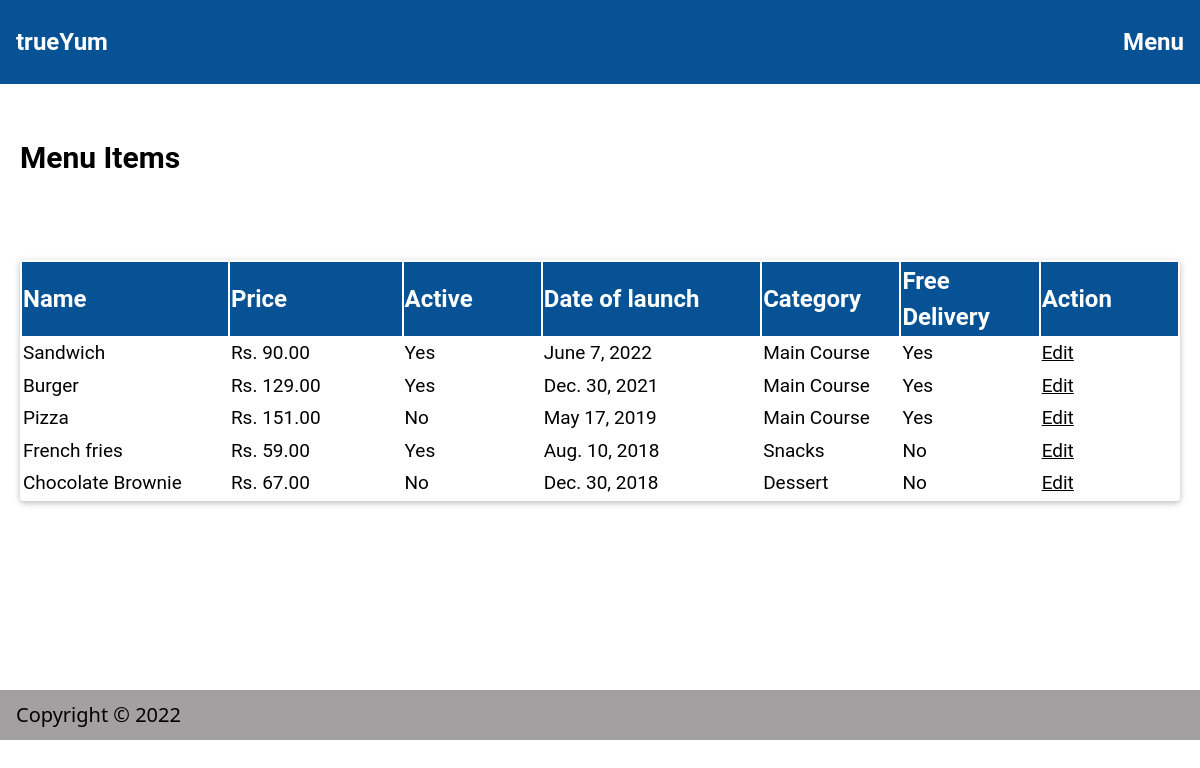
/menu/admin, run on the app's committed database.
### firstApp/models.py (models this page shows)
class Menu(models.Model):
    name=models.CharField(max_length=250)
    price=models.DecimalField(max_digits=6,decimal_places=2)
    active=models.BooleanField()
    launch_date=models.DateField()
    category=models.CharField(max_length=250)
    free_delivery=models.BooleanField()
    date_created=models.DateTimeField()

### firstApp/views.py (the view)
# urls.py: path('menu/admin',views.menu_admin, name='menu'),
def menu_admin(request):
    menu_items = Menu.objects.all();
    return render(request,'menu_admin.html',{'menu_items':menu_items})

### templates/menu_admin.html (shortened to what this page needs)
{% load static %}
<!DOCTYPE html>
<html>
<head>
    <link  href="{% static 'style.css' %}" rel="stylesheet" >
</head>
<body>
    <header class="container blue">
        <a style="text-decoration:none" href="/"><p class="left xlarge"><b>trueYum</b></p></a>
        <a style="text-decoration:none" href="/menu/admin"><p class="right xlarge"><b>Menu</b></i></a>
    </header>
    <h2 style="margin-left: 20px;margin-top: 50px;"><b>Menu Items</b></h2>
    <div class="card round" style="margin-left:20px;margin-right:20px">
        <table style="width:100%;margin-top: 80px;">
            <thead class="blue">
                <tr class="xlarge">
                    <td style="width:18%"><b>Name</b></td>
                    <td style="width:15%"><b>Price</b></td>
                    <td style="width:12%"><b>Active</b></td>
                    <td style="width:19%"><b>Date of launch</b></td>
                    <td style="width:12%"><b>Category</b></td>
                    <td style="width:12%"><b>Free Delivery</b></td>
                    <td style="width:12%"><b>Action</b></td>
                </tr>
            </thead>
            <tbody>
                {% for item in menu_items %}
                <tr class="large">
                    <td style="width:18%">{{ item.name }}</td>
                    <td style="width:15%">Rs. {{ item.price }}</td>
                    <td style="width:12%">{{ item.active|yesno:"Yes,No" }}</td>
                    <td style="width:19%">{{ item.launch_date }}</td>
                    <td style="width:12%">{{ item.category }}</td>
                    <td style="width:12%">{{ item.free_delivery|yesno:"Yes,No" }}</td>
                    <td style="width:12%"><a href="/menu/admin/edit/{{ item.id }}">Edit</a></td>
                </tr>
                {% endfor %}
            </tbody>
        </table>
    </div>
    <footer class="container grey" style="margin-top:189px;">
        <h4>Copyright © 2022</h4>
    </footer>
</body>
</html>

### static/style.css (style rules this page uses)
*,*::before,*::after { box-sizing:content-box; font-family:"Roboto", sans-serif; font-weight:normal; }
tbody>tr { border-style:groove; border-color: #e8f5ff; }
.left { float:left!important }
.right { float:right!important }
.blue,.hover-brown:hover { color:#fff!important;background-color:#075294!important }
.grey,.hover-grey:hover { background-color:rgb(162, 160, 160)!important }
.container:after,.container:before,.panel:after,.panel:before,.row:after,.row:before,.row-padding:after,.row-padding:before, .cell-row:before,.cell-row:after,.clear:after,.clear:before,.bar:before,.bar:after { content:"";display:table;clear:both }
.container,.panel { padding:0.01em 16px }
.xlarge { font-size:24px!important }
.large { font-size:19px!important }
.card,.card-2 { box-shadow:0 2px 5px 0 rgba(0,0,0,0.16),0 2px 10px 0 rgba(0,0,0,0.12) }
.round,.round-medium { border-radius:4px }
html { box-sizing:border-box }
*,*:before,*:after { box-sizing:inherit }
html { -ms-text-size-adjust:100%;-webkit-text-size-adjust:100% }
body { margin:0 }
article,aside,details,figcaption,figure,footer,header,main,menu,nav,section { display:block }
a { background-color:transparent }
b,strong { font-weight:bolder }
html,body { font-family:Verdana,sans-serif;font-size:15px;line-height:1.5 }
html { overflow-x:hidden }
h2 { font-size:30px }
h4 { font-size:20px }
h1,h2,h3,h4,h5,h6 { font-family:"Segoe UI",Arial,sans-serif;font-weight:400;margin:10px 0 }
a { color:inherit }

### data on the page
Menu: name "Sandwich", price "90.00", active "Yes", launch_date "June 7, 2022", category "Main Course", free_delivery "Yes"
Menu: name "Burger", price "129.00", active "Yes", launch_date "Dec. 30, 2021", category "Main Course", free_delivery "Yes"
Menu: name "Pizza", price "151.00", active "No", launch_date "May 17, 2019", category "Main Course", free_delivery "Yes"
Menu: name "French fries", price "59.00", active "Yes", launch_date "Aug. 10, 2018", category "Snacks", free_delivery "No"
Menu: name "Chocolate Brownie", price "67.00", active "No", launch_date "Dec. 30, 2018", category "Dessert", free_delivery "No"
